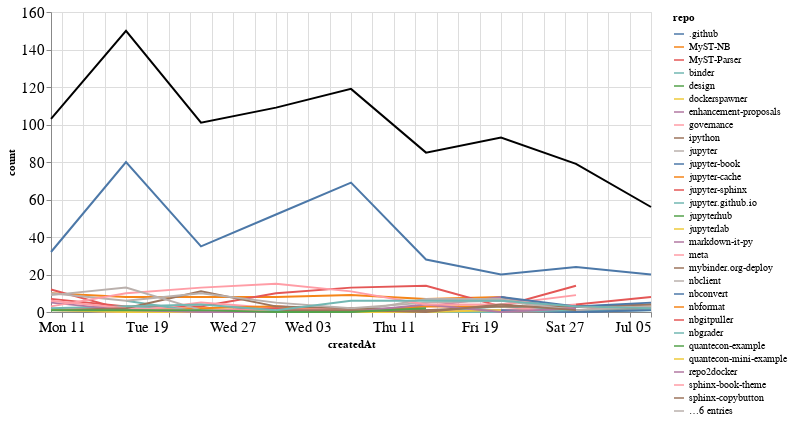

Notebook cell for this chart:
### Markdown cell above
## Comments

### Code cell
comments_time = comments.groupby('repo').resample('W', on='createdAt').count()['author'].reset_index()
comments_time = comments_time.rename(columns={'author': 'count'})
comments_time_total = comments_time.groupby('createdAt').agg({"count": "sum"}).reset_index()
ch1 = alt.Chart(comments_time, width=600).mark_line().encode(
    x='createdAt',
    y='count',
    color='repo',
    tooltip="repo"
)

ch2 = alt.Chart(comments_time_total, width=600).mark_line(color="black").encode(
    x='createdAt',
    y='count',
)

ch1 + ch2

### Figure 1 — Vega-Lite specification as saved in the notebook (floating-point values rounded to 4 significant figures; data arrays with more than 128 entries replaced by an {"elided": "..."} marker saying what was removed)
{"config": {"axisLeft": {"labelFontSize": 15}, "axisBottom": {"labelFontSize": 15}}, "layer": [{"data": {"name": "data-6cb5d610f03cfc375e7ab97950e71c41"}, "mark": "line", "encoding": {"color": {"type": "nominal", "field": "repo"}, "tooltip": {"type": "nominal", "field": "repo"}, "x": {"type": "temporal", "field": "createdAt"}, "y": {"type": "quantitative", "field": "count"}}, "width": 600}, {"data": {"name": "data-2e336ae569274181a9ff9d204e77d4e0"}, "mark": {"type": "line", "color": "black"}, "encoding": {"x": {"type": "temporal", "field": "createdAt"}, "y": {"type": "quantitative", "field": "count"}}, "width": 600}], "$schema": "https://vega.github.io/schema/vega-lite/v4.8.1.json", "datasets": {"data-6cb5d610f03cfc375e7ab97950e71c41": {"elided": "187 records"}, "data-2e336ae569274181a9ff9d204e77d4e0": [{"createdAt": "2020-05-10T00:00:00", "count": 103}, {"createdAt": "2020-05-17T00:00:00", "count": 150}, {"createdAt": "2020-05-24T00:00:00", "count": 101}, {"createdAt": "2020-05-31T00:00:00", "count": 109}, {"createdAt": "2020-06-07T00:00:00", "count": 119}, {"createdAt": "2020-06-14T00:00:00", "count": 85}, {"createdAt": "2020-06-21T00:00:00", "count": 93}, {"createdAt": "2020-06-28T00:00:00", "count": 79}, {"createdAt": "2020-07-05T00:00:00", "count": 56}]}}
